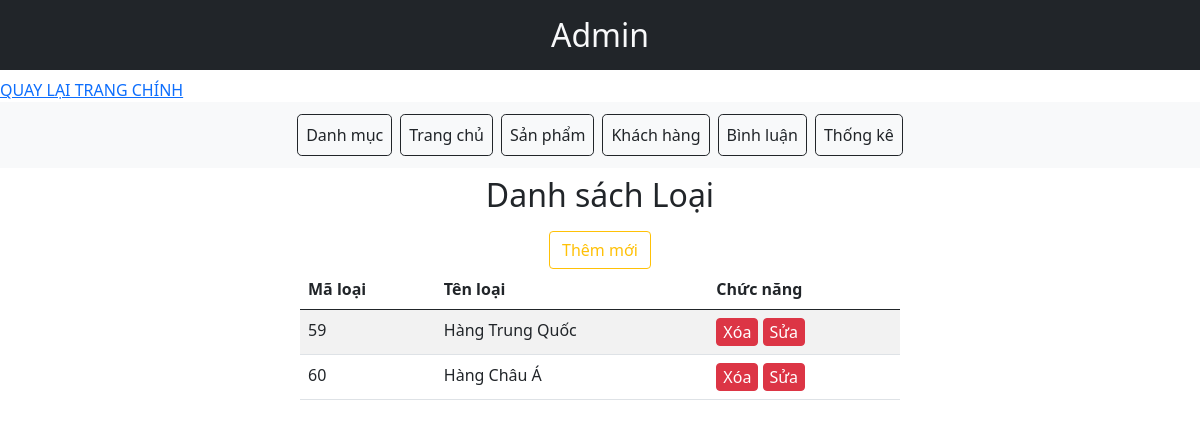
/XSHOP/admin/public/Admin/html/index.php?act=listproduct, run on the app's committed database.
### tables this page shows
CREATE TABLE `type` (
  `id_type` int(11) NOT NULL,
  `name` varchar(254) NOT NULL
);

### XSHOP/admin/model/loadList_type.php (called while the page is built)
<?php
    include 'connect.php';
    $sql_type = "SELECT * FROM `type`";
    $statement_type = $connect->prepare($sql_type);
    $statement_type->execute();
    $data = $statement_type->fetchAll();
?>

### XSHOP/admin/public/Admin/html/list/index_danhmuc.php (the view, shortened to what this page needs)
<h2 class="text-center p-2">
            Danh sách Loại
</h2>
       <table class="table table-striped table-hover w-50 justify-content-center mx-auto">
            <thead>
                <th>Mã loại</th>
                <th>Tên loại</th>
                <th>Chức năng</th>
            </thead>
            <tbody>
                <?php
                    foreach($data as $key => $value) { ?>
                        <tr>
                            <td><?= $value['id_type']?></td>
                            <td><?= $value['name']?></td>
                            <td>
                                <a  href="../../../model/list/delete.php?id_type=<?=$value['id_type']?>"><button class="btn-danger rounded border border-danger" onclick="return confirm('Bạn có muốn xóa không?')">Xóa</button></a>
                                <a href="../../../model/list/edit.php?id_type=<?=$value['id_type']?>"><button class="btn-danger rounded border border-danger">Sửa</button></a>
                            </td>
                        </tr>
                  <?php  }
                ?>
            </tbody>
       <a class="d-flex justify-content-center" style="text-decoration: none;" href="../../../model/list/addNew.php"><button type="button" class="btn btn-outline-warning">Thêm mới</button></a>
    </div>

### data on the page
type: id_type "59", name "Hàng Trung Quốc"
type: id_type "60", name "Hàng Châu Á"
